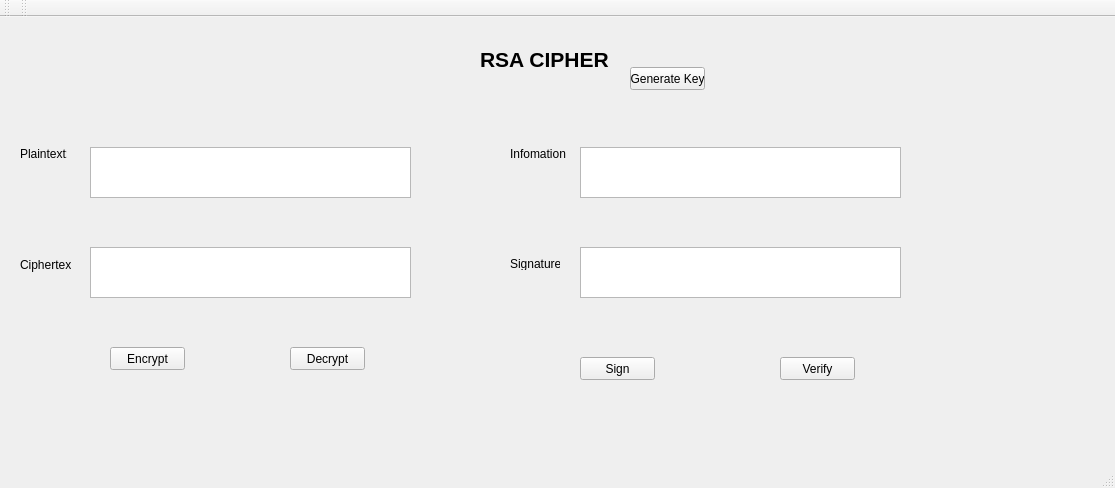
<?xml version="1.0" encoding="UTF-8"?>
<ui version="4.0">
 <class>MainWindow</class>
 <widget class="QMainWindow" name="MainWindow">
  <property name="geometry">
   <rect>
    <x>0</x>
    <y>0</y>
    <width>1115</width>
    <height>488</height>
   </rect>
  </property>
  <property name="windowTitle">
   <string>MainWindow</string>
  </property>
  <widget class="QWidget" name="centralwidget">
   <widget class="QLabel" name="label">
    <property name="geometry">
     <rect>
      <x>480</x>
      <y>30</y>
      <width>130</width>
      <height>25</height>
     </rect>
    </property>
    <property name="text">
     <string>&lt;html&gt;&lt;head/&gt;&lt;body&gt;&lt;p&gt;&lt;span style=&quot; font-size:16pt; font-weight:600;&quot;&gt;RSA CIPHER&lt;/span&gt;&lt;/p&gt;&lt;/body&gt;&lt;/html&gt;</string>
    </property>
   </widget>
   <widget class="QTextEdit" name="txtPlaintext">
    <property name="geometry">
     <rect>
      <x>90</x>
      <y>130</y>
      <width>321</width>
      <height>51</height>
     </rect>
    </property>
   </widget>
   <widget class="QPushButton" name="btnEncrypt">
    <property name="geometry">
     <rect>
      <x>110</x>
      <y>330</y>
      <width>75</width>
      <height>23</height>
     </rect>
    </property>
    <property name="text">
     <string>Encrypt</string>
    </property>
   </widget>
   <widget class="QLabel" name="label_2">
    <property name="geometry">
     <rect>
      <x>20</x>
      <y>130</y>
      <width>47</width>
      <height>13</height>
     </rect>
    </property>
    <property name="text">
     <string>Plaintext:</string>
    </property>
   </widget>
   <widget class="QLabel" name="label_3">
    <property name="geometry">
     <rect>
      <x>20</x>
      <y>240</y>
      <width>51</width>
      <height>16</height>
     </rect>
    </property>
    <property name="text">
     <string>Ciphertext:</string>
    </property>
   </widget>
   <widget class="QLabel" name="label_4">
    <property name="geometry">
     <rect>
      <x>510</x>
      <y>130</y>
      <width>56</width>
      <height>13</height>
     </rect>
    </property>
    <property name="text">
     <string>Infomation:</string>
    </property>
   </widget>
   <widget class="QLabel" name="label_5">
    <property name="geometry">
     <rect>
      <x>510</x>
      <y>240</y>
      <width>50</width>
      <height>13</height>
     </rect>
    </property>
    <property name="text">
     <string>Signature:</string>
    </property>
   </widget>
   <widget class="QTextEdit" name="txtCiphertext">
    <property name="geometry">
     <rect>
      <x>90</x>
      <y>230</y>
      <width>321</width>
      <height>51</height>
     </rect>
    </property>
   </widget>
   <widget class="QTextEdit" name="txtInfomation">
    <property name="geometry">
     <rect>
      <x>580</x>
      <y>130</y>
      <width>321</width>
      <height>51</height>
     </rect>
    </property>
   </widget>
   <widget class="QTextEdit" name="txtSignature">
    <property name="geometry">
     <rect>
      <x>580</x>
      <y>230</y>
      <width>321</width>
      <height>51</height>
     </rect>
    </property>
   </widget>
   <widget class="QPushButton" name="btnDecrypt">
    <property name="geometry">
     <rect>
      <x>290</x>
      <y>330</y>
      <width>75</width>
      <height>23</height>
     </rect>
    </property>
    <property name="text">
     <string>Decrypt</string>
    </property>
   </widget>
   <widget class="QPushButton" name="btnSign">
    <property name="geometry">
     <rect>
      <x>580</x>
      <y>340</y>
      <width>75</width>
      <height>23</height>
     </rect>
    </property>
    <property name="text">
     <string>Sign</string>
    </property>
   </widget>
   <widget class="QPushButton" name="btnVerify">
    <property name="geometry">
     <rect>
      <x>780</x>
      <y>340</y>
      <width>75</width>
      <height>23</height>
     </rect>
    </property>
    <property name="text">
     <string>Verify</string>
    </property>
   </widget>
   <widget class="QPushButton" name="btnGenerateKey">
    <property name="geometry">
     <rect>
      <x>630</x>
      <y>50</y>
      <width>75</width>
      <height>23</height>
     </rect>
    </property>
    <property name="text">
     <string>Generate Key</string>
    </property>
   </widget>
  </widget>
  <widget class="QMenuBar" name="menubar">
   <property name="geometry">
    <rect>
     <x>0</x>
     <y>0</y>
     <width>1115</width>
     <height>21</height>
    </rect>
   </property>
  </widget>
  <widget class="QStatusBar" name="statusbar"/>
  <widget class="QToolBar" name="toolBar">
   <property name="windowTitle">
    <string>toolBar</string>
   </property>
   <attribute name="toolBarArea">
    <enum>TopToolBarArea</enum>
   </attribute>
   <attribute name="toolBarBreak">
    <bool>false</bool>
   </attribute>
  </widget>
  <widget class="QToolBar" name="toolBar_2">
   <property name="windowTitle">
    <string>toolBar_2</string>
   </property>
   <attribute name="toolBarArea">
    <enum>TopToolBarArea</enum>
   </attribute>
   <attribute name="toolBarBreak">
    <bool>false</bool>
   </attribute>
  </widget>
 </widget>
 <resources/>
 <connections/>
</ui>
